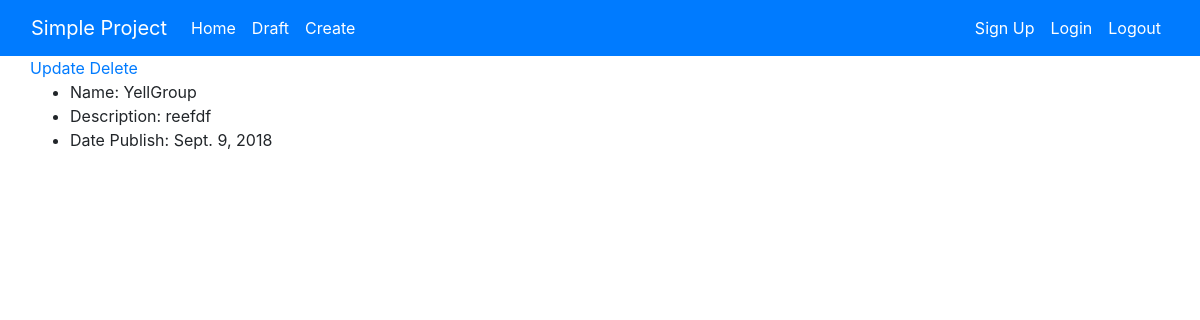
Screenshot of /post/detail/1 with the database file from the repository.
### blog/models.py (models this page shows, shortened)
class Post(models.Model):
    user = models.ForeignKey('auth.User', on_delete=models.CASCADE)
    name = models.CharField(max_length=256)
    description = models.TextField(max_length=1000)
    date_publish = models.DateField(blank=True, null=True)

### blog/views.py (the view)
# urls.py: url(r'^post/detail/(?P<pk>\d+)$',views.PostDetailView.as_view(),name="detail_post"),
class PostDetailView(generic.DetailView):
    model = Post
    form_class = PostForm

### blog/templates/blog/post_detail.html
{% extends 'blog/base.html' %}
{% block content %}
<a href="{% url 'blog:update_post' pk=post.pk %}">Update</a>
<a href="{% url 'blog:delete_post' pk=post.pk %}">Delete</a>
<ul>
    <li>Name: {{post.name}}</li>
    <li>Description: {{post.description}}</li>
    {% if post.date_publish %}
        <li>Date Publish: {{ post.date_publish }}</li>
    {% else %}
        <a class="btn btn-info" href="{% url 'blog:publish_post' pk=post.pk %}">Publish</a>
    {% endif %}
</ul>
{% endblock %}

### rows the page displays
Post: name "YellGroup", description "reefdf", date_publish "Sept. 9, 2018"
